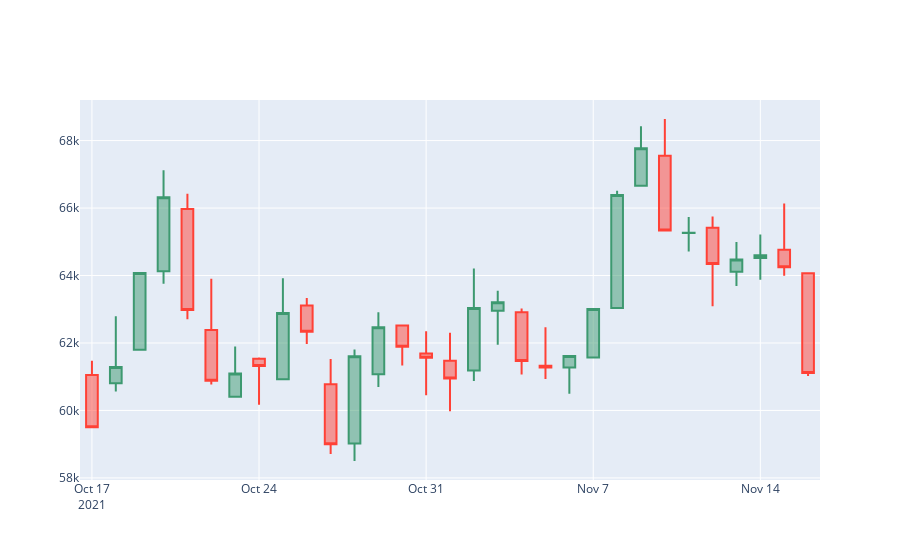

Notebook code for this chart:
### Markdown cell above
#### Finally we are now ready to use plotly to create our Candlestick Chart.

### Code cell
fig = go.Figure(data=[go.Candlestick(x=candlestick_data['date'],
                open=candlestick_data['Price']['first'], 
                high=candlestick_data['Price']['max'],
                low=candlestick_data['Price']['min'], 
                close=candlestick_data['Price']['last'])
                ])

fig.update_layout(xaxis_rangeslider_visible=False)

fig.show()
